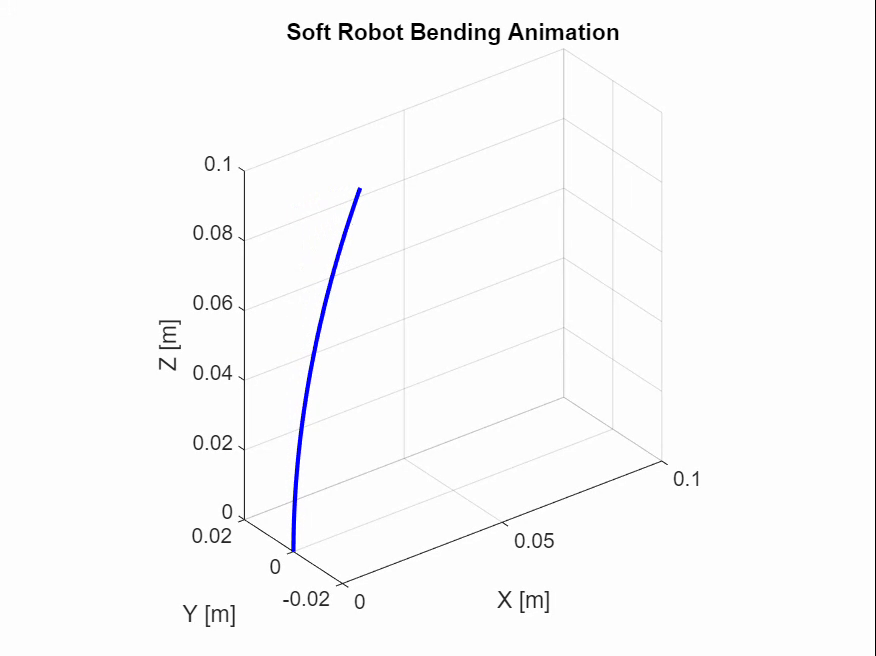
#> input picture frame 19 of Control/CCM_Simulation_Trial_1.mp4, 876 x 656 px, given in place of Move_1_modified_1.mov, which was not available
$ python Sensing_1.py
#> lines starting #> are read from the running program, lines starting #| are printed output that depends on the picture; after the words box and inside, x2 and y2 are one past the last pixel; in counts of white or black regions, pixels touching at a corner belong together; pictures that were not available may be replaced by others from this repository, and a replacement may not be noted
import cv2
import numpy as np
import os

# Function to enhance contrast
def enhance_contrast(image):
    clahe = cv2.createCLAHE(clipLimit=2.0, tileGridSize=(8, 8))
    return clahe.apply(image)

# Load video
video_path = "Move_1_modified_1.mov"  # Replace with your .mov file path
cap = cv2.VideoCapture(video_path)

# Check if video opened successfully
if not cap.isOpened():
    print("Error: Could not open video file. Check file path or codec support.")
    exit()

# Get video properties
fps = cap.get(cv2.CAP_PROP_FPS)
width = int(cap.get(cv2.CAP_PROP_FRAME_WIDTH))
height = int(cap.get(cv2.CAP_PROP_FRAME_HEIGHT))
frame_count = int(cap.get(cv2.CAP_PROP_FRAME_COUNT))
print(f"Video loaded: {width}x{height}, {fps} FPS, {frame_count} frames")

# Create output directory for debug frames
os.makedirs("debug_frames", exist_ok=True)

# Define codec and create VideoWriter object
fourcc = cv2.VideoWriter_fourcc(*'mp4v')  # Try 'XVID' or 'MJPG' if mp4v fails
out = cv2.VideoWriter('output_video.mp4', fourcc, fps, (width, height))
if not out.isOpened():
    print("Error: Could not create output video. Check codec compatibility.")
    exit()

frame_idx = 0
while cap.isOpened():
    ret, frame = cap.read()
#> frame is the input picture: shape (656, 876, 3); mean B, G, R 250.3, 249.7, 249.7
    if not ret:
        print("End of video or error reading frame.")
        break

    print(f"Processing frame {frame_idx}")

    # Convert to grayscale
    gray = cv2.cvtColor(frame, cv2.COLOR_BGR2GRAY)

    # Enhance contrast
    contrast = enhance_contrast(gray)

    # Apply edge detection
    edges = cv2.Canny(contrast, 50, 150, apertureSize=3)
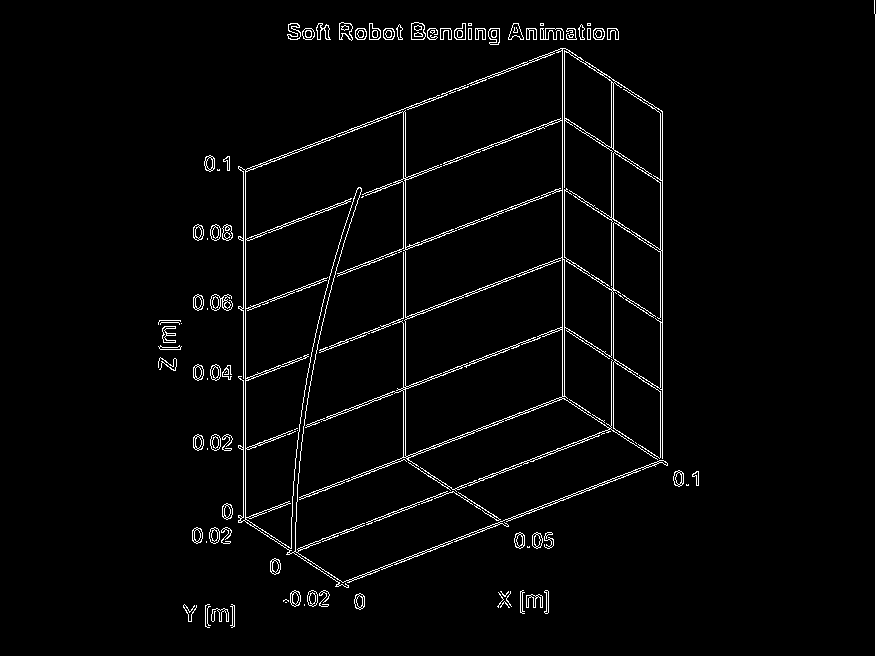
#> edges: shape (656, 876); 2.8% white in thin lines or dots, all inside (x1, y1, x2, y2) = (158, 0, 876, 656)

    # Detect lines using Hough Transform
    lines = cv2.HoughLinesP(edges, 1, np.pi / 180, threshold=50, minLineLength=30, maxLineGap=10)
#> lines = 70 rows, first 6: [875, 655, 875, 14], [660, 462, 660, 110], [613, 431, 613, 79], [662, 462, 662, 111], [336, 584, 661, 460], [562, 398, 562, 29]

    # Create a copy of the original frame for drawing
    output_frame = frame.copy()

    # Process detected lines and draw them
    if lines is not None:
        print(f"Frame {frame_idx}: {len(lines)} lines detected")
#| Frame 0: 70 lines detected
        for line in lines:
            x1, y1, x2, y2 = line[0]
            # Filter for near-horizontal lines
            if abs(y1 - y2) < 15:  # Relaxed threshold for horizontal lines
                cv2.line(output_frame, (x1, y1), (x2, y2), (0, 255, 0), 2)
                cv2.putText(output_frame, f"Start: ({x1},{y1})", (x1, y1 - 10),
                           cv2.FONT_HERSHEY_SIMPLEX, 0.5, (0, 0, 255), 1)
                cv2.putText(output_frame, f"End: ({x2},{y2})", (x2, y2 + 20),
                           cv2.FONT_HERSHEY_SIMPLEX, 0.5, (0, 0, 255), 1)
                print(f"Line detected - Start: ({x1},{y1}), End: ({x2},{y2})")
#> this loop made 70 passes
#> (x1, y1, x2, y2) on passes 1 to 12: (875, 655, 875, 14), (660, 462, 660, 110), (613, 431, 613, 79), (662, 462, 662, 111), (336, 584, 661, 460), (562, 398, 562, 29), (611, 429, 611, 78), (245, 521, 245, 170), (243, 242, 566, 118), (291, 603, 659, 462), (246, 169, 561, 48), (564, 399, 564, 48)
#| Line detected - Start: (290,39), End: (618,39)
#| Line detected - Start: (305,28), End: (499,28)
#| Line detected - Start: (288,36), End: (618,36)
#| Line detected - Start: (288,30), End: (499,30)
#| Line detected - Start: (423,31), End: (618,31)
#| Line detected - Start: (424,37), End: (618,37)
#| Line detected - Start: (287,35), End: (618,35)
#| Line detected - Start: (521,34), End: (618,34)
#> (further printed lines are left out)
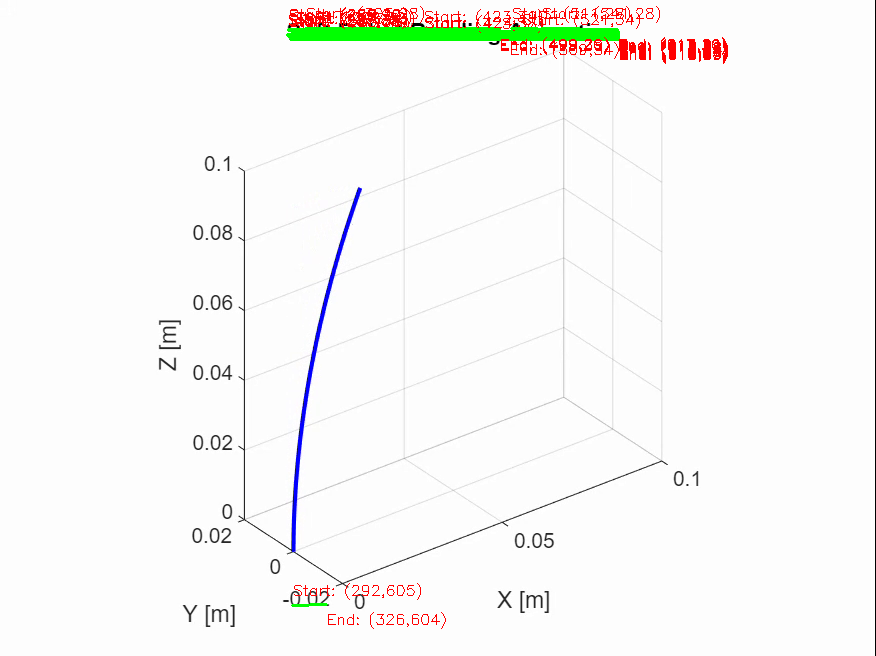
#> output_frame: shape (656, 876, 3); 1.72% of pixels changed, all inside (x1, y1, x2, y2) = (286, 6, 728, 629)
    else:
        print(f"Frame {frame_idx}: No lines detected")

    # Save debug frame as image
    cv2.imwrite(f"debug_frames/frame_{frame_idx:04d}.jpg", output_frame)

    # Display the frame
    cv2.imshow('Line Detection', output_frame)

    # Write to output video
    out.write(output_frame)

    frame_idx += 1

    # Exit on 'q' key
    if cv2.waitKey(1) & 0xFF == ord('q'):
#> (key q is pressed here)
        break

# Release resources
cap.release()
out.release()
cv2.destroyAllWindows()
print("Processing complete. Check 'debug_frames' folder for saved frames.")

$ run again, starting later in the video
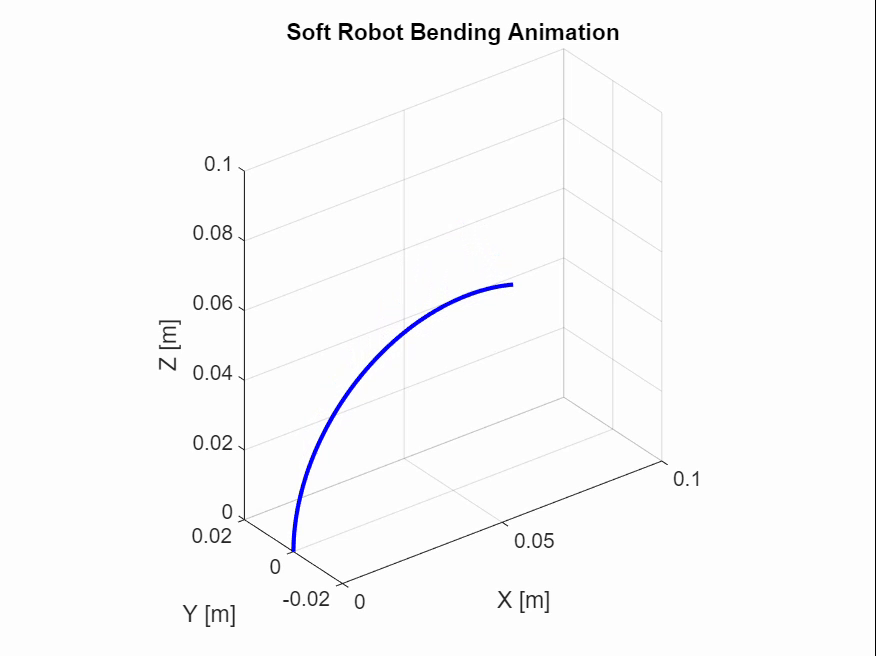
#> input picture frame 89 of Control/CCM_Simulation_Trial_1.mp4, 876 x 656 px, given in place of Move_1_modified_1.mov, which was not available
#> frame is the input picture: shape (656, 876, 3); mean B, G, R 250.3, 249.6, 249.7
#> `edges = cv2.Canny(contrast, 50, 150, apertureSize=3)`:
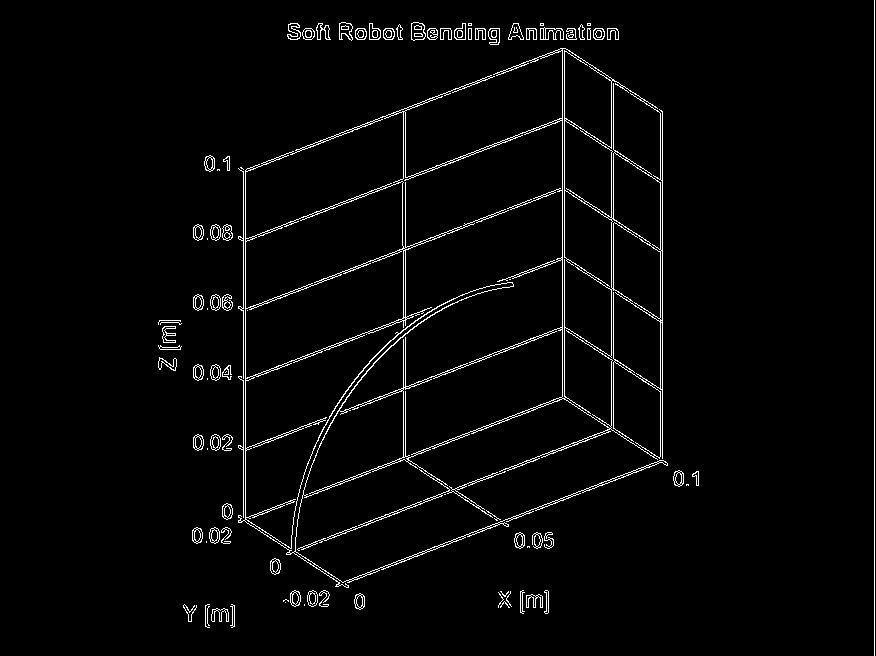
#> edges: shape (656, 876); 2.8% white in thin lines or dots, all inside (x1, y1, x2, y2) = (158, 0, 875, 656)
#> lines = 73 rows, first 6: [874, 655, 874, 0], [245, 521, 245, 170], [662, 462, 662, 111], [660, 462, 660, 110], [243, 520, 243, 169], [613, 430, 613, 79]
#| Frame 0: 73 lines detected
#> the loop `for line in lines:` made 73 passes
#> (printed output is left out)
#> after the loop `for line in lines:`:
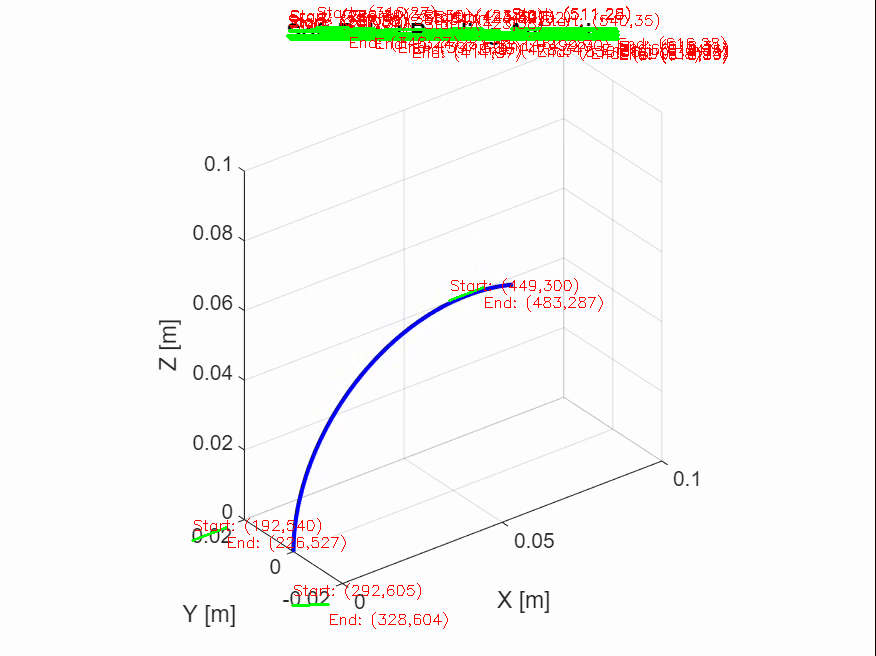
#> output_frame: shape (656, 876, 3); 2.13% of pixels changed, all inside (x1, y1, x2, y2) = (191, 5, 728, 629)

$ run again, starting later in the video
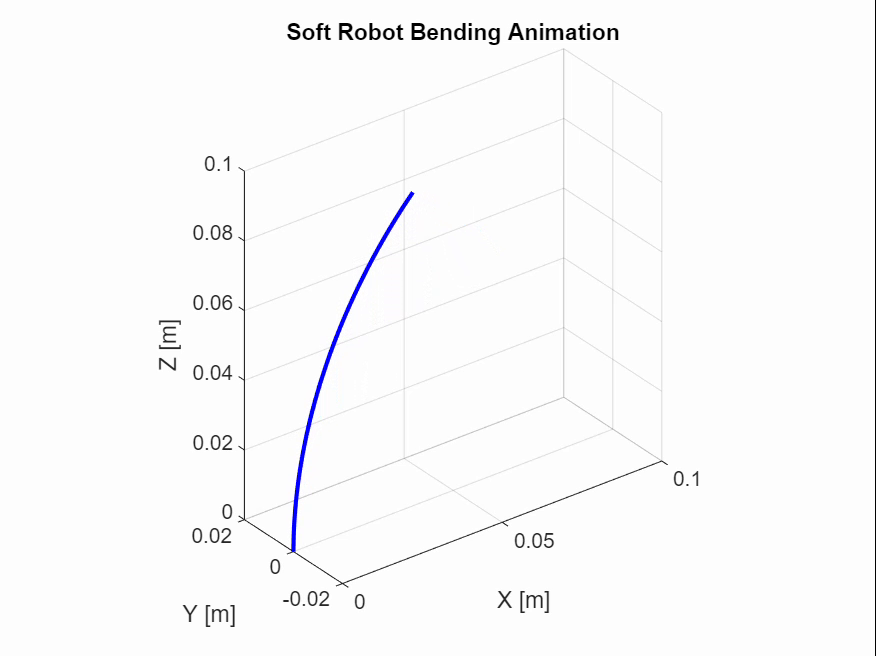
#> input picture frame 158 of Control/CCM_Simulation_Trial_1.mp4, 876 x 656 px, given in place of Move_1_modified_1.mov, which was not available
#> frame is the input picture: shape (656, 876, 3); mean B, G, R 250.3, 249.6, 249.6
#> `edges = cv2.Canny(contrast, 50, 150, apertureSize=3)`:
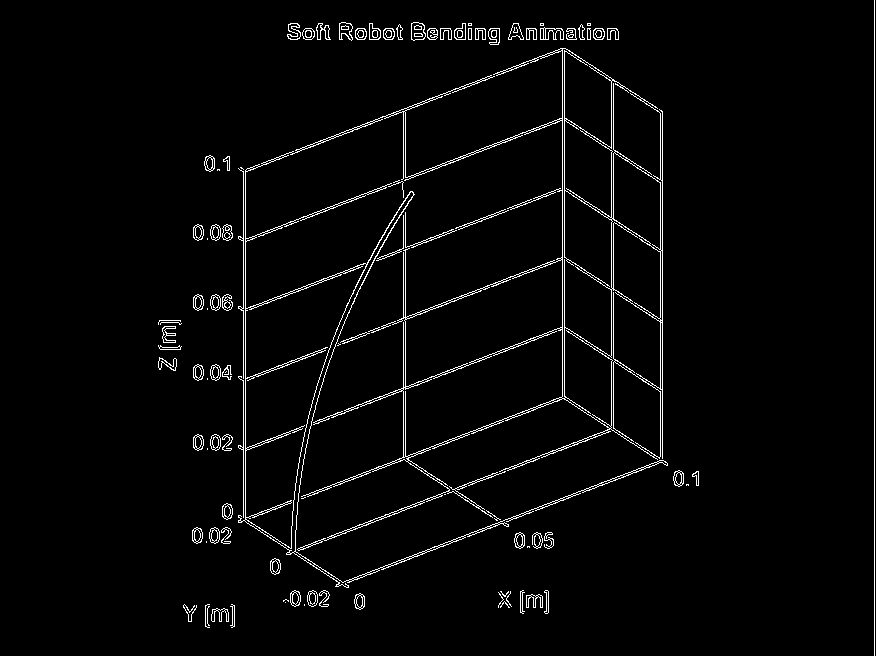
#> edges: shape (656, 876); 2.8% white in thin lines or dots, all inside (x1, y1, x2, y2) = (158, 0, 875, 656)
#> lines = 66 rows, first 6: [874, 655, 874, 0], [243, 520, 243, 169], [564, 399, 564, 48], [291, 603, 660, 462], [245, 172, 562, 50], [613, 430, 613, 79]
#| Frame 0: 66 lines detected
#> the loop `for line in lines:` made 66 passes
#> (printed output is left out)
#> after the loop `for line in lines:`:
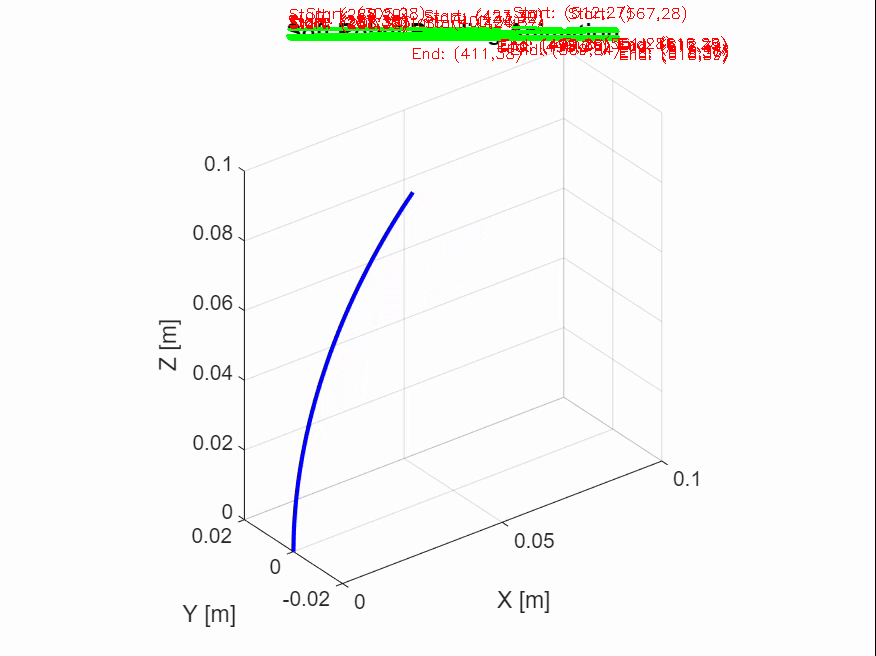
#> output_frame: shape (656, 876, 3); 1.55% of pixels changed, all inside (x1, y1, x2, y2) = (286, 5, 728, 64)
